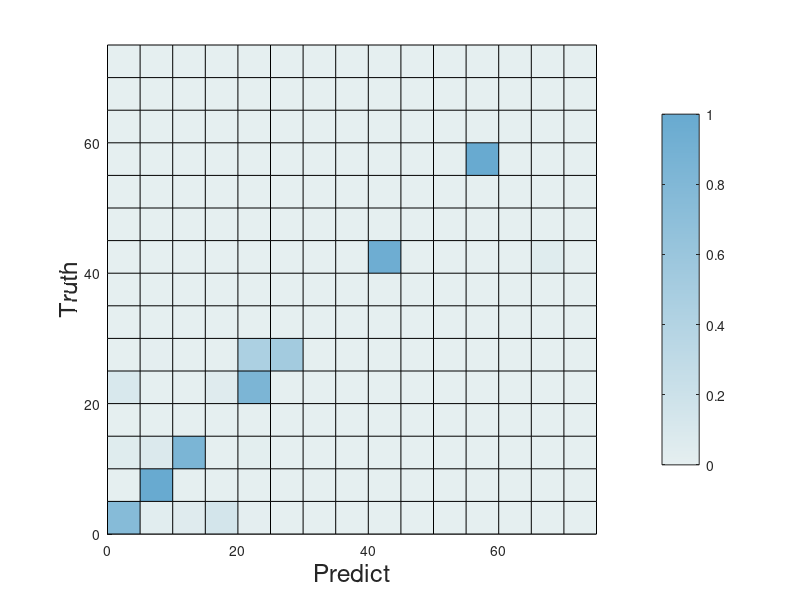

The MATLAB source for this figure: (Note: this script raises an error after producing the figure.)
% Inputs

data = [ 89	4	6	17	1	0	0	0	0	0	0	0	0	0	0; ...
         0	71	0	0	0	0	0	0	0	0	0	0	0	0	0; ...
         23	38	386	0	9	0	0	0	0	0	0	0	0	0	0; ...
         0	0	0	0	0	0	0	0	0	0	0	0	0	0	0; ...
         6	0	0	3	48	0	0	0	0	0	0	0	0	0	0; ...
         0	9	4	2	362	419	0	0	0	0	0	0	0	0	0; ...
         0	0	0	0	0	0	0	0	0	0	0	0	0	0	0; ...
         0	0	0	0	0	0	0	0	0	0	0	0	0	0	0; ...
         0	0	0	0	0	0	0	0	38	0	0	0	0	2	0; ...
         0	0	0	0	0	0	0	0	0	0	0	0	0	0	0; ...
         0	0	0	0	0	0	0	0	0	0	0	0	0	0	0; ...
         0	0	0	0	0	0	0	0	0	0	0	1	0	0	0; ...
         0	0	0	0	0	0	0	0	0	0	0	0	0	0	0; ...
         0	0	0	0	0	0	0	0	0	0	0	0	0	0	0; ...
         0	0	0	0	0	0	0	0	0	0	0	0	0	0	0];



normalized_data = zeros(size(data));
for i = 1:size(data, 1)
    row = data(i, :);
    if sum(row) ~= 0
        normalized_row = row / sum(row);
    else
        normalized_row = row;
    end
    normalized_data(i, :) = normalized_row;
end


% disp(normalized_data);

rowWidths = repelem([5], 15);
colWidths = repelem([5], 15);

%rowWidths = [10, 20];   %mm, one for each row of data; applied bottom to top
%colWidths = [5 15 20];  %mm, one for each col of data; applied left to right

% Produce figure
fig = figure(); 
ax = axes(fig); 

% Plot image
[xg,yg] = meshgrid([0,cumsum(colWidths)], [0,cumsum(rowWidths)]);
sh = surf(xg, yg, zeros(size(xg)), padarray(normalized_data,[1,1], 0, 'post'));

% Set colormap
n = 255;

% sky cmap
% cmap = [linspace(.9, 0, n)', linspace(.9447, .447, n)', linspace(.9741, .741, n)'];

% green cmap
% cmap = [linspace(0.9216, .2431,  n)', linspace(0.949, .6549, n)', linspace(0.78039, .3529, n)'];

% disp(cmap);

% NBT purple cmap
% cmap = [linspace(0.99216, 0.470588,  n)', linspace(0.9686, 0.1294117, n)', linspace(0.90588, 0.584313, n)'];

% unify blue cmap
% cmap = [linspace(0.898039, 0.18431,  n)', linspace(0.93725, 0.470588, n)', linspace(0.941176, 0.709804, n)'];
 cmap = [linspace(0.898039, 0.40784,  n)', linspace(0.93725, 0.666666, n)', linspace(0.941176, 0.815686, n)'];
% cmap = [linspace(0.898039, 0.23529,  n)', linspace(0.93725, 0.537254, n)', linspace(0.941176, 0.745098, n)'];

%{
ano_cmap = [
            158 179 196
            182 194 160
            206 210 187
            230 226 181
            249 237 176
            243 218 152
            236 199 128
            231 179 106
            ];


normalized_cmap = zeros(size(ano_cmap));
for i = 1:size(ano_cmap, 1)
    row = ano_cmap(i, :);
    normalized_row = row / 255;
    normalized_cmap(i, :) = normalized_row;
end
%}

colormap(ax, cmap)
colorbar('TickDirection', 'out');

axis tight
axis equal
view(2)

% Label X axis and Y axis
xlabel('Predict', 'FontSize', 18)
ylabel('Truth', 'FontSize', 18)


ax = gca;
ax.FontName = "Arial";
ax.XAxis.Label.Position(2) = -8.2;
ax.YAxis.Label.Position(1) = -11.2;


axis_mark = ["R9 G2" "R9 G4 FAST" "R9 G4 HAC" "R9 G6 FAST" "R9 G6 HAC" "R9 G6 SUP" "R9 D0 FAST" "R9 D0 HAC" "R9 D0 SUP" "R10 G6 FAST" "R10 G6 HAC" "R10 G6 SUP" "R10 D0 FAST" "R10 D0 HAC" "R10 D0 SUP"];

% find rectangle centers
xCnt = xg(1:end-1,1:end-1) + diff(xg(1,:))/2;
yCnt = yg(1:end-1,1:end-1) + diff(yg(:,1))/2;

% Add markers for X axis
for i = 1:size(xCnt, 2)
    text(xCnt(1,i)-2, yg(1,1)-4.5, axis_mark(i), ...
        'HorizontalAlignment','center',...
        'VerticalAlignment','middle', ...
        'FontSize', 18, 'Rotation', 45);
end

% Add markers for Y axis
for i = 1:size(yCnt, 1)
    text(xg(1,1)-6, yCnt(i,1), axis_mark(i), ...
        'HorizontalAlignment','center',...
        'VerticalAlignment','middle', ...
        'FontSize', 18);
end


% Add label to each grid
th = text(xCnt(:), yCnt(:), compose('%.2f', normalized_data(:)), ...
    'HorizontalAlignment','center',...
    'VerticalAlignment','middle', ...
    'FontSize', 18, 'Color', 'black');

% Remove X axis tick labels
xticks([]); 
yticks([]);






